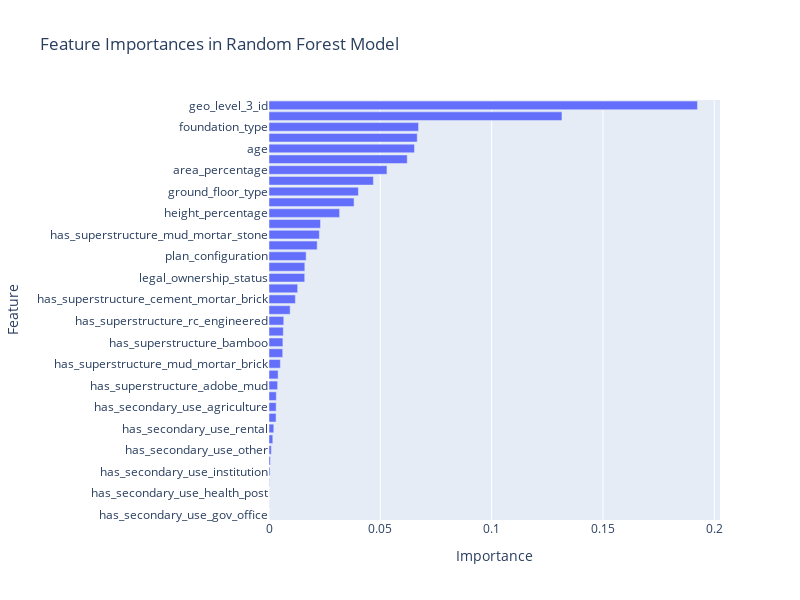

The notebook cell saved with this chart:
### Code cell
import plotly.graph_objects as go

# Extract feature importances from the random forest model
feature_importances = clf.named_steps['model'].feature_importances_

# Combine feature importances with their corresponding feature names
# This requires a bit of manipulation since you have a ColumnTransformer
# Assuming 'categorical_columns' and 'numerical_columns' are lists of feature names
features = categorical_columns + numerical_columns
sorted_idx = feature_importances.argsort()

# Create a bar plot
fig = go.Figure([go.Bar(x=feature_importances[sorted_idx], y=[features[i] for i in sorted_idx], orientation='h')])

# Update layout
fig.update_layout(title='Feature Importances in Random Forest Model',
                  xaxis_title='Importance',
                  yaxis_title='Feature',
                  yaxis={'categoryorder':'total ascending'},
                  height=600, width=800)

# Show the plot
fig.show()

### Figure 1 — Plotly figure (JSON) as saved in the notebook; plotly's stock layout.template omitted (floating-point values rounded to 4 significant figures)
{"data": [{"orientation": "h", "type": "bar", "x": [3.012e-05, 5.197e-05, 5.37e-05, 0.0001407, 0.0004649, 0.0006041, 0.001044, 0.001701, 0.002148, 0.00317, 0.003221, 0.00329, 0.003868, 0.004091, 0.0051, 0.006156, 0.006241, 0.006421, 0.00662, 0.00949, 0.01185, 0.01287, 0.01604, 0.01609, 0.01669, 0.02165, 0.02262, 0.02313, 0.03171, 0.03821, 0.04015, 0.04688, 0.05298, 0.06209, 0.06535, 0.06659, 0.06717, 0.1316, 0.1924], "y": ["has_secondary_use_gov_office", "has_secondary_use_use_police", "has_secondary_use_health_post", "has_secondary_use_school", "has_secondary_use_institution", "has_secondary_use_industry", "has_secondary_use_other", "has_superstructure_stone_flag", "has_secondary_use_rental", "has_superstructure_cement_mortar_stone", "has_secondary_use_agriculture", "has_superstructure_other", "has_superstructure_adobe_mud", "has_secondary_use_hotel", "has_superstructure_mud_mortar_brick", "has_superstructure_rc_non_engineered", "has_superstructure_bamboo", "has_secondary_use", "has_superstructure_rc_engineered", "has_superstructure_timber", "has_superstructure_cement_mortar_brick", "count_floors_pre_eq", "legal_ownership_status", "count_families", "plan_configuration", "land_surface_condition", "has_superstructure_mud_mortar_stone", "position", "height_percentage", "other_floor_type", "ground_floor_type", "roof_type", "area_percentage", "volume_percentage", "age", "geo_level_1_id", "foundation_type", "geo_level_2_id", "geo_level_3_id"]}], "layout": {"height": 600, "title": {"text": "Feature Importances in Random Forest Model"}, "width": 800, "xaxis": {"title": {"text": "Importance"}}, "yaxis": {"categoryorder": "total ascending", "title": {"text": "Feature"}}}}
